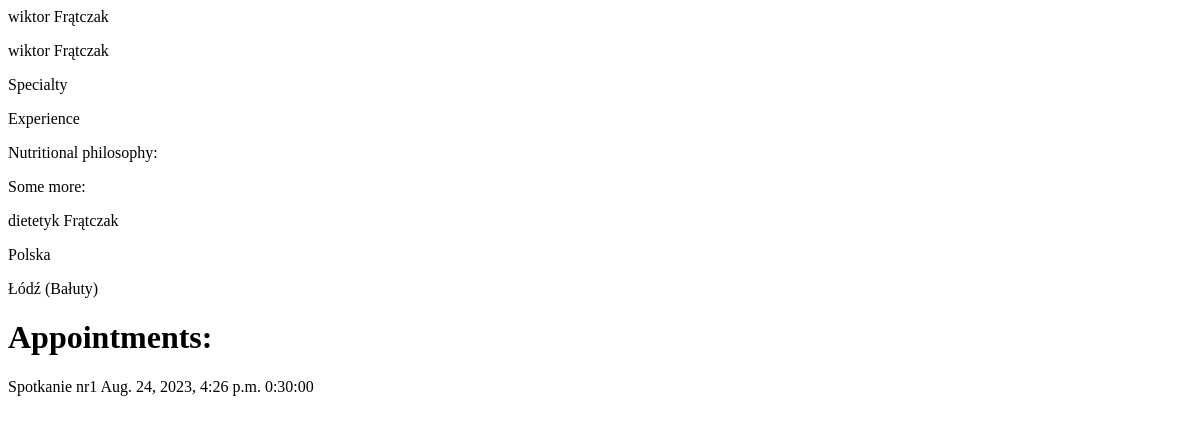
Before: /panel/dietitians/dietetyk-fratczak (signed in) with the older database file.
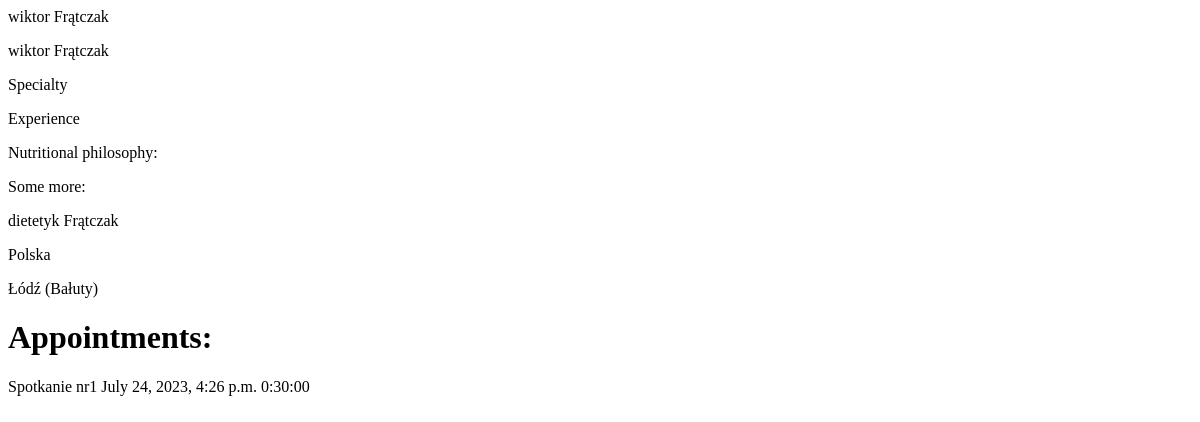
After: the same page with the newer database file.
### panel/models.py (models this page shows, shortened)
class ClientProfile(models.Model):
    user = models.OneToOneField(CustomUser, on_delete=models.CASCADE, primary_key=True)
    dietitian = models.ForeignKey(DietitianProfile,
                                  on_delete=models.SET_NULL,
                                  null=True, blank=True,
                                  related_name='dietitian_profile')
    def __str__(self):
        return self.user.full_name

class CustomUser(AbstractBaseUser, PermissionsMixin):
    GENDER_CHOICES = [
        ('M', 'Male'),
        ('F', 'Female'),
        ('O', 'Other'),
    ]
    email = models.EmailField(unique=True)
    first_name = models.CharField(max_length=30)
    last_name = models.CharField(max_length=30)
    is_active = models.BooleanField(default=True)
    is_staff = models.BooleanField(default=False)
    is_dietitian = models.BooleanField(default=False)
    is_client = models.BooleanField(default=True)
    gender = models.CharField(choices=GENDER_CHOICES, max_length=1)
    City = models.CharField(max_length=40)
    Country = models.CharField(max_length=40)
    photo = models.ImageField(upload_to='user/%Y/%m/%d/',
                              blank=True)
    slug = models.SlugField(unique=True, blank=True, null=True)
    full_name = models.CharField(max_length=40, blank=True)
    date_of_birth = models.DateField(blank=True, null=True)
    def get_user_data(self):
        user_data = {
            'name': self.full_name,
            'photo': self.photo.url if self.photo else None,
            'city': self.City,
            'country': self.Country,
        }
        return user_data
    objects = UserProfileManager()
    groups = models.ManyToManyField(
        Group,
        verbose_name=_('groups'),
        blank=True,
        related_name='custom_users'  # Unikalna nazwa dla odwrotnego dostępu do groups
    )
    user_permissions = models.ManyToManyField(
        Permission,
        verbose_name=_('user permissions'),
        blank=True,
        related_name='custom_users'  # Unikalna nazwa dla odwrotnego dostępu do user_permissions
    )
    USERNAME_FIELD = 'email'
    REQUIRED_FIELDS = ['first_name', 'last_name']
    id = models.UUIDField(primary_key=True, default=uuid.uuid4, editable=False)

class DietitianProfile(models.Model):
    user = models.OneToOneField(CustomUser,
                                on_delete=models.CASCADE,
                                primary_key=True)
    specialty = models.CharField(max_length=40, blank=True)
    experience = models.CharField(max_length=100, blank=True)
    nutritional_philosophy = models.CharField(max_length=40, blank=True)
    some_more = models.CharField(max_length=40, blank=True)

class Appointment(models.Model):
    APPOINTMENT_CHOICES = [
        ('diet_consultation', 'Diet_consultation'),
        ('deep_analyse_of_activity', 'Deep_analyse_of_activity'),
        ('swimming', 'Swimming'),
    ]
    DURATION_CHOICES = [
        (timedelta(minutes=30), '30 minutes'),
        (timedelta(minutes=60), '60 minutes'),
    ]
    title = models.CharField(max_length=40)
    event_duration = models.DurationField(choices=DURATION_CHOICES)
    date = models.DateTimeField()
    user_profile = models.ForeignKey(CustomUser,
                                     on_delete=models.CASCADE,
                                     related_name='user_appointments')
    dietitian_profile = models.ForeignKey(DietitianProfile,
                                          on_delete=models.CASCADE,
                                          related_name='dietitian_appointments')
    published_time = models.DateTimeField(default=now, editable=False)
    def __str__(self):
        return self.title

### panel/views.py (the view)
# urls.py: path('dietitians/<slug:dietitian_slug>', DisplayDietitianProfile.as_view(), name='show_clients'),
class DisplayDietitianProfile(LoginRequiredMixin, DetailView):
    template_name = 'panel/dietitian_profile.html'
    context_object_name = 'dietitian'
    def get_object(self, queryset=None):
        profile_slug = self.kwargs.get('dietitian_slug')
        profile_account = get_object_or_404(CustomUser, slug=profile_slug)
        dietitian_profile = get_object_or_404(DietitianProfile, user=profile_account)
        return dietitian_profile
    def get_clients_and_appointments(self, dietitian_profile):
        clients = ClientProfile.objects.filter(dietitian=dietitian_profile)
        appointments = Appointment.objects.filter(dietitian_profile=dietitian_profile)
        return clients, appointments
    def get_context_data(self, **kwargs):
        context = super().get_context_data(**kwargs)
        dietitian_profile = self.get_object()
        clients, appointments = self.get_clients_and_appointments(dietitian_profile)
        context.update(dietitian_profile.user.get_user_data())
        context['appointments'] = appointments
        context['clients'] = clients
        context['dietitian_profile'] = dietitian_profile
        return context

### panel/templates/panel/dietitian_profile.html (shortened to what this page needs)
{% for client in clients %}
    <p>{{ client }}</p>
{% endfor %}
{% with dietitian_profile as prof %}
    <div id="dietitian_info">
        <p>{{ prof.specialty }}</p>
        <p>{{ prof.experience }}</p>
        <p>{{ prof.nutritional_philosophy }}</p>
        <p>{{ prof.some_more }}</p>
        <p>{{ name }}</p>
        <p>{{ country }}</p>
        <p>{{ city }}</p>
        <p>
            <h1>Appointments:</h1>
        </p>
        {% for appointment in appointments %}
            <p>{{ appointment }}  {{ appointment.date }}  {{ appointment.event_duration }}</p>
        {% endfor %}
    </div>
{% endwith %}

Changed rows visible on the page:
changed Appointment "Spotkanie nr1": date "Aug. 24, 2023, 4:26 p.m." → "July 24, 2023, 4:26 p.m."
